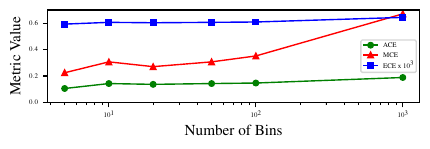

Write the Python code that produced this figure.
import pandas as pd
import matplotlib.pyplot as plt

# NOTE: This analysis was performed using results from a previous version of the code.
# https://github.com/cai4cai/ACE-DLIRIS
PATHS = {
    5: "./bundle/runs/hardl1ace_dice_brats_2021_high/inference_results_b5/metrics.csv",
    10: "./bundle/runs/hardl1ace_dice_brats_2021_high/inference_results_b10/metrics.csv",
    20: "./bundle/runs/hardl1ace_dice_brats_2021_high/inference_results/metrics.csv",  # default value
    50: "./bundle/runs/hardl1ace_dice_brats_2021_high/inference_results_b50/metrics.csv",
    100: "./bundle/runs/hardl1ace_dice_brats_2021_high/inference_results_b100/metrics.csv",
    1000: "./bundle/runs/hardl1ace_dice_brats_2021_high/inference_results_b1000/metrics.csv",
}


def set_rc_params():
    # Apply rc_params for styling
    plt.rcParams.update(
        {
            "text.usetex": True,
            "font.family": "serif",
            "font.serif": ["Times"],
            "font.size": 11,
            "axes.labelsize": 11,
            "axes.titlesize": 10,
            "xtick.labelsize": 5,
            "ytick.labelsize": 5,
            "legend.fontsize": 5,
            "figure.figsize": [4.8, 1.2],
        }
    )


def load_data():
    data = {"num_bins": [5, 10, 20, 50, 100, 1000], "ACE": [], "MCE": [], "ECE": []}

    for num_bins in data["num_bins"]:
        # Read the CSV file for the current number of bins
        df = pd.read_csv(PATHS[num_bins])

        # column labels don't make much sense in this CSV
        # Extract the values for ACE, MCE, and ECE
        ace_value = df[df["mean_dice"] == "ace"].iloc[0, 1]
        mce_value = df[df["mean_dice"] == "mce"].iloc[0, 1]
        ece_value = df[df["mean_dice"] == "ece"].iloc[0, 1]

        # Append the extracted values to the respective lists in the data dictionary
        data["ACE"].append(ace_value)
        data["MCE"].append(mce_value)
        data["ECE"].append(ece_value)

    return data


def make_plot(data):
    # Adjust ECE values by multiplying by 10^3 and plot all metrics on the same y-axis
    fig, ax = plt.subplots()

    # Plot ACE, MCE, and adjusted ECE on the same y-axis
    ax.plot(
        data["num_bins"],
        data["ACE"],
        label="ACE",
        marker="o",
        color="green",
        ms=4,
        linewidth=1,
    )
    ax.plot(
        data["num_bins"],
        data["MCE"],
        label="MCE",
        marker="^",
        color="red",
        ms=4,
        linewidth=1,
    )
    ax.plot(
        data["num_bins"],
        [d * 1e3 for d in data["ECE"]],
        label="ECE x $10^3$",
        marker="s",
        color="blue",
        ms=4,
        linewidth=1,
    )  # ECE values scaled

    ax.set_xlabel("Number of Bins")
    ax.set_ylabel("Metric Value", color="black")
    ax.tick_params(axis="y", labelcolor="black")
    ax.legend(loc="center right")
    ax.set_xscale("log")  # Set the x-axis to logarithmic scale
    ax.set_ylim(0, 0.7)

    fig.savefig(
        "bin_size_vs_metric.pdf",
        format="pdf",
        dpi=100,
        transparent=True,
        bbox_inches="tight",
    )


if __name__ == "__main__":
    data = load_data()
    set_rc_params()
    make_plot(data)
